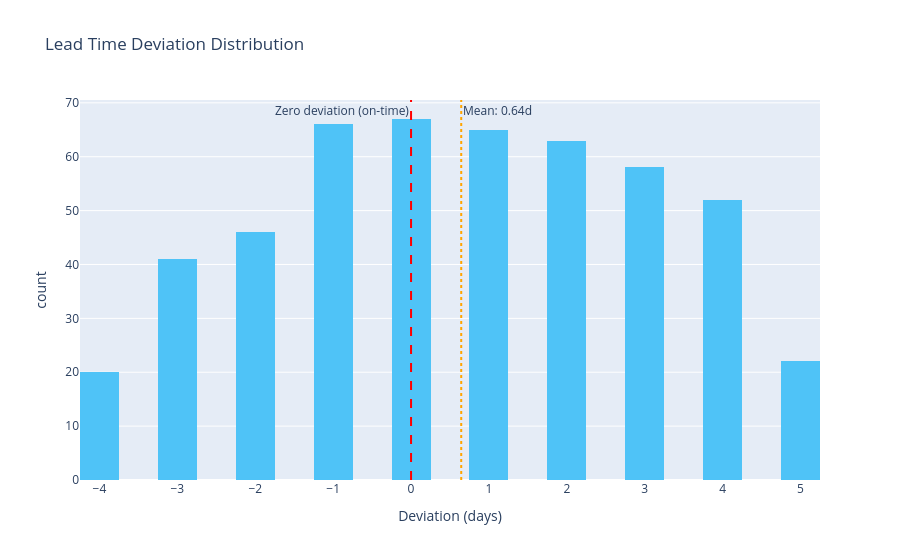

Notebook cell for this chart:
### Markdown cell above
## 5. Exploratory Analysis

Three charts that tell the Business Case story:
1. **Delay distribution** — is the process systematically late?
2. **OTD by region** — is there a geographic pattern?
3. **Sigma evolution** — is the process improving over time?

### Code cell
# 1. Garante que o diretório "exports" exista na raiz
output_dir = "exports"
if not os.path.exists(output_dir):
    os.makedirs(output_dir)

# Chart 1: Delay distribution
fig1 = px.histogram(
    silver, x="delay_days", nbins=20,
    title="Lead Time Deviation Distribution",
    labels={"delay_days": "Deviation (days)", "count": "Frequency"},
    color_discrete_sequence=["#4fc3f7"]
)
fig1.add_vline(
    x=0,
    line_dash="dash",
    line_color="red",
    annotation_text="Zero deviation (on-time)",
    annotation_position="top left"
)
fig1.add_vline(
    x=silver["delay_days"].mean(),
    line_dash="dot",
    line_color="orange",
    annotation_text=f"Mean: {silver['delay_days'].mean():.2f}d",
    annotation_position="top right"
)

# 2. Exportação automática (pode ser .png, .jpg, .pdf ou .svg)
saved_path = save_figure(fig1, "delay_distribution.png")
print(f"✅ Gráfico salvo em: {saved_path}")

fig1.show()

### Figure 1 — Plotly figure (JSON) as saved in the notebook; plotly's stock layout.template omitted (floating-point values rounded to 4 significant figures; data arrays with more than 128 entries replaced by an {"elided": "..."} marker saying what was removed)
{"data": [{"alignmentgroup": "True", "bingroup": "x", "hovertemplate": "Deviation (days)=%{x}<br>count=%{y}<extra></extra>", "legendgroup": "", "marker": {"color": "#4fc3f7", "pattern": {"shape": ""}}, "name": "", "nbinsx": 20, "offsetgroup": "", "orientation": "v", "showlegend": false, "type": "histogram", "x": {"elided": "500 int values"}, "xaxis": "x", "yaxis": "y"}], "layout": {"annotations": [{"showarrow": false, "text": "Zero deviation (on-time)", "x": 0, "xanchor": "right", "xref": "x", "y": 1, "yanchor": "top", "yref": "y domain"}, {"showarrow": false, "text": "Mean: 0.64d", "x": 0.644, "xanchor": "left", "xref": "x", "y": 1, "yanchor": "top", "yref": "y domain"}], "barmode": "relative", "legend": {"tracegroupgap": 0}, "shapes": [{"line": {"color": "red", "dash": "dash"}, "type": "line", "x0": 0, "x1": 0, "xref": "x", "y0": 0, "y1": 1, "yref": "y domain"}, {"line": {"color": "orange", "dash": "dot"}, "type": "line", "x0": 0.644, "x1": 0.644, "xref": "x", "y0": 0, "y1": 1, "yref": "y domain"}], "title": {"text": "Lead Time Deviation Distribution"}, "xaxis": {"anchor": "y", "domain": [0, 1], "title": {"text": "Deviation (days)"}}, "yaxis": {"anchor": "x", "domain": [0, 1], "title": {"text": "count"}}}}
